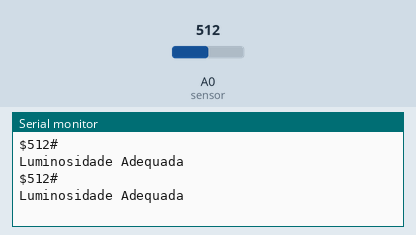
Simulated run of this sketch. Board: Arduino Uno, built with avr-gcc and run on an emulated ATmega328P. On the bench: the last lines printed to the serial monitor. Inputs (shaded band) come from the test bench; at power-on: A0 (sensor) = 512.

Above: at 1.8 s.
1.9 s: A0 (sensor) set to 390
At 2.8 s:
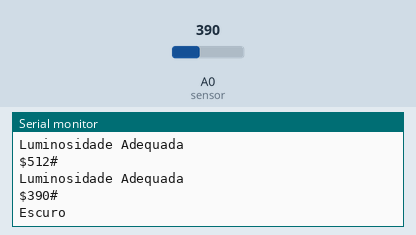
4.5 s: A0 (sensor) set to 710
At 5.4 s:
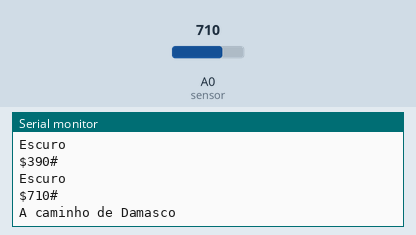
Timing chart, 0 to 7.5 s (numbered marks = the images above; inputs shaded):
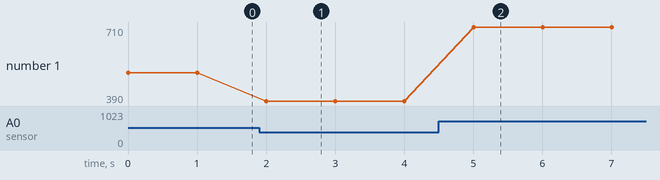

Measured:
- after the input at 1.9 s, the serial monitor: prints a new line after 0.10 s (image 1)
- after the input at 4.5 s, the serial monitor: prints a new line after 0.50 s (image 2)
- plotted number 1: 512 → 390 after the input at 1.9 s, 390 → 710 after the input at 4.5 s

The sketch:

SensorLDRJava.ino
```cpp
/**************************************************************
   Projeto Arduino sensor de luz.
   @autor Prof. Ms. Paulo Barreto
   @date  13/04/2022
**************************************************************/

//Declaração de variável
int sensor = A0;      //Pino analógico em que o sensor está conectado.
int valorSensor = 0;  //variável usada para ler o valor do sensor em tempo real.

//Função setup, executado uma vez ao ligar o Arduino.
void setup(){
  //Ativando o serial monitor que exibirá os valores lidos no sensor.
  Serial.begin(9600);
  //Definindo o modo do pino que será adotada na leitura da medida
  pinMode(sensor, INPUT);
}

//Função loop, executado enquanto o Arduino estiver ligado.
void loop(){

  //Lendo o valor do sensor.
  int valorSensor = analogRead(sensor);
  //Imprimindo valor na serial
  Serial.print("$");
  Serial.print(valorSensor);
  Serial.println("#");

  if(valorSensor < 400){
     Serial.println("Escuro");
  }
  if(valorSensor > 400 && valorSensor<700){
     Serial.println("Luminosidade Adequada");
  }
  if(valorSensor > 700){
     Serial.println("A caminho de Damasco");
  }


  //Aguarda 'n' milissegundos
  delay(1000);
}
```
